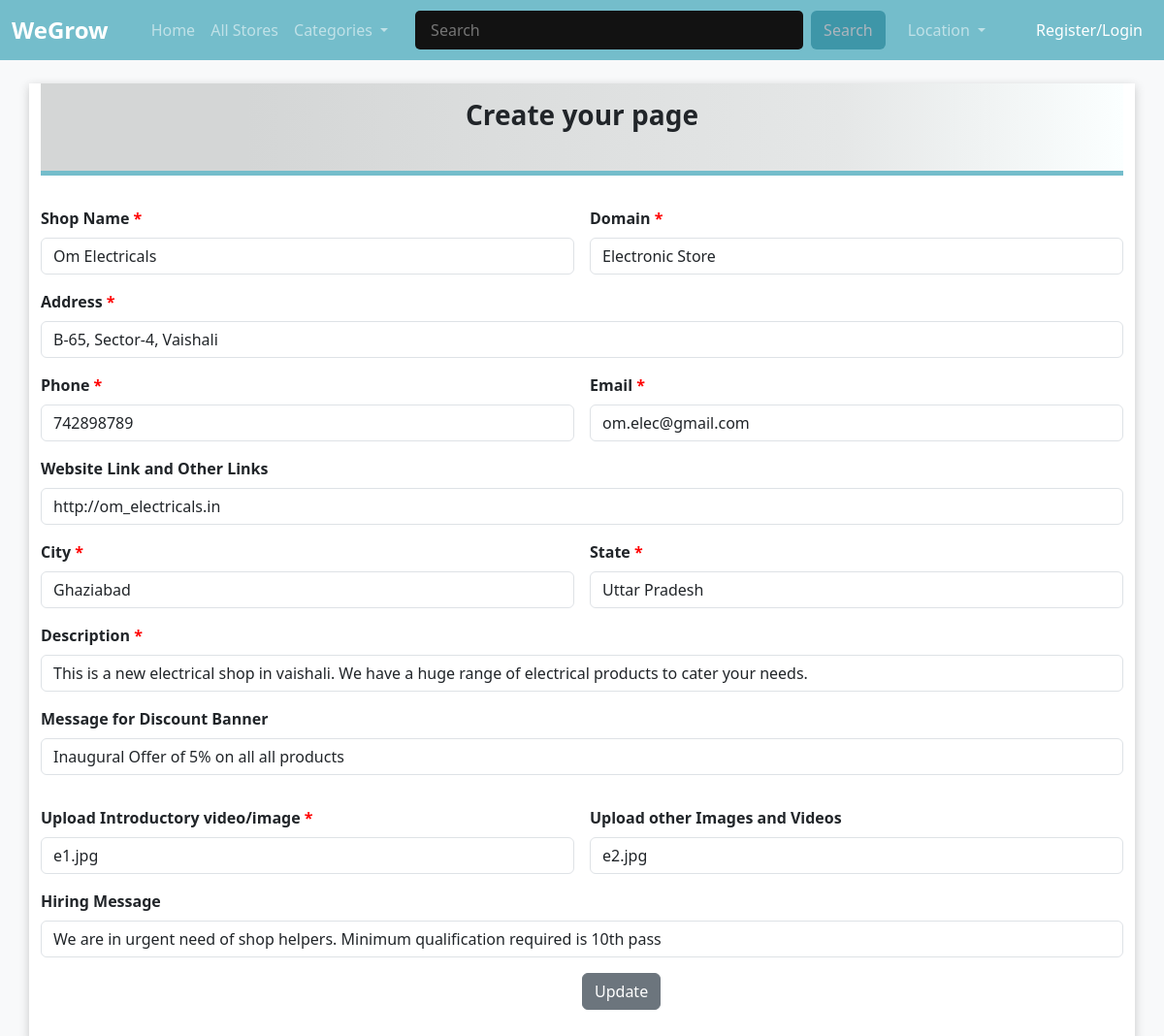
/ip_form_update.php?id=9, run on the app's committed database.
### tables this page shows
CREATE TABLE `ip` (
  `id` int(10) NOT NULL,
  `shopname` varchar(255) NOT NULL,
  `domain` varchar(255) NOT NULL,
  `address` varchar(255) NOT NULL,
  `phone` varchar(20) NOT NULL,
  `email` varchar(255) NOT NULL,
  `links` varchar(255) NOT NULL,
  `city` varchar(255) NOT NULL,
  `state` varchar(100) NOT NULL,
  `description` text NOT NULL,
  `discount` text NOT NULL,
  `intro_file` text NOT NULL,
  `files` text NOT NULL,
  `hiring_msg` text NOT NULL
);

### ip_form_update.php (the view, shortened to what this page needs)
<!doctype html>
<html lang="en">
  <head>
    <link href="https://cdn.jsdelivr.net/npm/bootstrap@5.3.0-alpha1/dist/css/bootstrap.min.css" rel="stylesheet">
  </head>
  <body class="bg-light">
     <?php require_once 'navigation.php' ?>
<div style="box-shadow: 0 3px 10px rgb(0 0 0 / 0.2);" class="container bg-white">
  <div style="background: rgb(251,255,255);
background: linear-gradient(270deg, rgba(251,255,255,1) 0%, rgba(229,231,231,1) 26%, rgba(212,214,214,1) 81%); border-width: 0px 0px 5px 0px; border-color:#74BDCB;border-style: solid; padding-left: 0px;">
    <h3 class="m-4 text-center p-3"><strong>Create your page</strong></h3>
    </div>
    <form class="row g-3 mt-3" method="post" action="display.php?id=9">
 <?php
  $ids = $_GET['id'];
   $showquery = "select * from ip where id={$ids}";
  $showdata =mysqli_query($mysqli, $showquery);
  $arrdata=mysqli_fetch_array($showdata);
?>
  <div class="col-md-6">
    <label for="shopname" class="form-label">Shop Name <span>*</span></label>
    <input type="text" class="form-control" id="shopname" name="shopname" value="<?php echo $arrdata['shopname']; ?>" required/>
  </div>
  <div class="col-md-6">
    <label for="domain" class="form-label">Domain <span>*</span></label>
    <input class="form-control" type="text" id="domain" name="domain" value="<?php echo $arrdata['domain']; ?>" required>
  </div>
  <div class="col-12">
    <label for="address" class="form-label">Address <span>*</span></label>
    <input type="text" class="form-control" id="address" name="address" placeholder="Enter Address" value="<?php echo $arrdata['address']; ?>" required>
  </div>
  <div class="col-md-6">
    <label for="phone" class="form-label">Phone <span>*</span></label>
    <input type="text" class="form-control" id="phone" name="phone" value="<?php echo $arrdata['phone']; ?>" required>
  </div>
  <div class="col-md-6">
    <label for="email" class="form-label">Email <span>*</span></label>
    <input type="email" class="form-control" id="email" name="email" value="<?php echo $arrdata['email']; ?>" required>
  </div>
    <div class="col-12">
    <label for="links" class="form-label">Website Link and Other Links</label>
    <input type="text" class="form-control" id="links" name="links" placeholder="Add Links" value="<?php echo $arrdata['links']; ?>">
  </div>
  <div class="col-md-6">
    <label for="city" class="form-label">City <span>*</span></label>
      <input type="text" class="form-control" id="city" name="city" placeholder="Enter City" value="<?php echo $arrdata['city']; ?>" required>
  </div>
  <div class="col-md-6">
    <label for="state" class="form-label">State <span>*</span></label>
      <input class="form-control"  id="state" name="state" value="<?php echo $arrdata['state']; ?>" required>
    </div>
    <div class="col-md-12">
  <label for="description" class="form-label">Description <span>*</span></label>
  <input type="text" class="form-control"  rows="3" id="description" name="description" value="<?php echo $arrdata['description']; ?>" required>
</div>
  <div class="col-md-12">
  <label for="discount" class="form-label">Message for Discount Banner</label>
  <input type="text" class="form-control" id="discount" name="discount" rows="3" value="<?php echo $arrdata['discount']; ?>">
</div>
<div class="col-md-6">
   <label for="intro_file" class="form-label">Upload Introductory video/image <span>*</span></label>
  <div>
   <input type="text" class="form-control" id="intro_file" name="intro_file" value="<?php echo $arrdata['intro_file']; ?>">
  </div>
</div>
<div class="col-md-6">
   <label for="files" class="form-label">Upload other Images and Videos  </label>
  <div>
    <input type="text" class="form-control" id="files" name="files" value="<?php echo $arrdata['files']; ?>">
  </div>
</div>
 <div class="col-md-12">
  <label for="hiring_msg" class="form-label">Hiring Message</label>
  <input type="text" class="form-control" id="hiring_msg" name="hiring_msg" value="<?php echo $arrdata['hiring_msg']; ?>">
</div>
<div class="col-md-12 mb-3">
<button type="submit" class="btn sub btn-secondary" style="margin-left: 50%;" name="fsub">Update</button>
</div>
  </form>
</div>
  </body>
</html>

### ip_form_update.php (style rules this page uses)
span { color: red; }
label { font-weight: bold; }
.sub { background-color: #3e96a8 ; color: white; }

### data on the page
ip: shopname "Om Electricals", domain "Electronic Store", address "B-65, Sector-4, Vaishali", phone "742898789", email "om.elec@gmail.com", links "http://om_electricals.in", city "Ghaziabad", state "Uttar Pradesh", description "This is a new electrical shop in vaishali. We have a huge range of electrical products to cater your needs.", discount "Inaugural Offer of 5% on all all products", intro_file "e1.jpg", files "e2.jpg", hiring_msg "We are in urgent need of shop helpers. Minimum qualification required is 10th pass"
